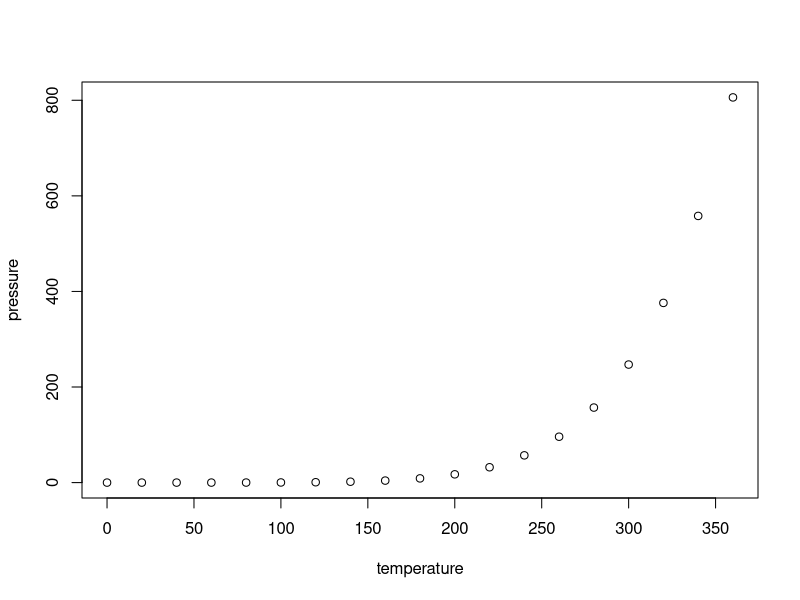
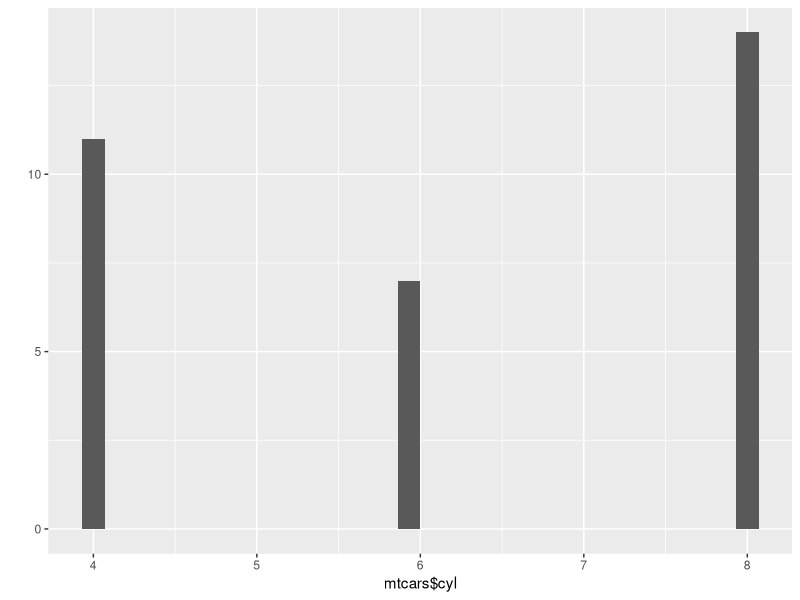

Here is the R script that generated these plots, in order:
## ---- chunk 1
plot(pressure)
## ---- chunk 2
library(ggplot2)
qplot(mtcars$cyl)
## ---- chunk 3

